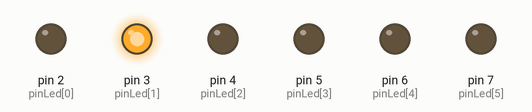
Recording of a sketch running on a simulated Arduino Uno, built with avr-gcc and run on an emulated ATmega328P. On the bench: output pins drawn as LEDs (lit = HIGH).

Above: at 0.02 s.
At 0.37 s:
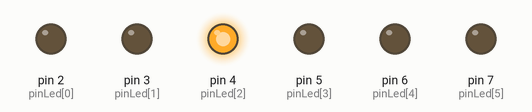
At 0.72 s:
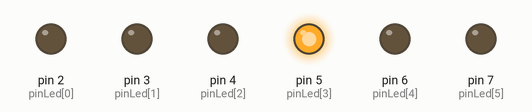
At 1.47 s:
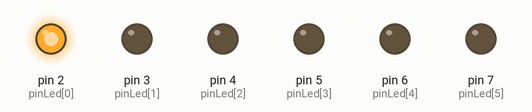
At 2.27 s:
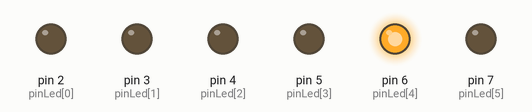
At 2.92 s:
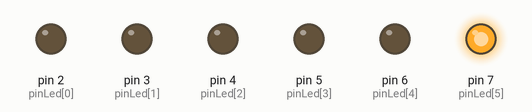
Timing chart, 0 to 3.2 s (numbered marks = the images above):
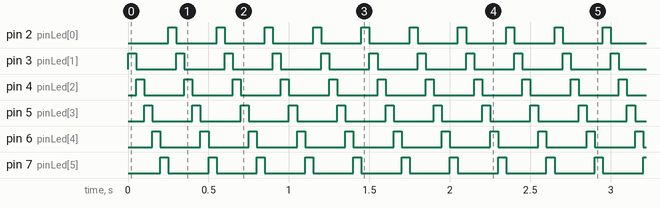

The sketch:

sortear_led.ino
```cpp
int pinLed [6] = {2,3,4,5,6,7};
int Led;
char Pausa;
void setup(){
  int x;
  for(x=0; x<=5; x++){
    pinMode (pinLed[x], OUTPUT);
  }
  Serial.begin(9600);
}
void loop(){
  Pausa = ' ';
  Led = 0;
  while (Pausa != 'p'){
    digitalWrite (pinLed[Led], LOW);
    Led ++;

  if(Led > 5) {
    Led = 0;
  }
  digitalWrite ( pinLed[Led], HIGH);

  if(Serial.available()){
    Pausa = Serial.read();
  }
  delay (50);
  }
  delay (5000);
}
```

Measured:
- by itself, pin 2 (pinLed[0]), pin 3 (pinLed[1]), pin 4 (pinLed[2]), pin 5 (pinLed[3]), pin 6 (pinLed[4]), pin 7 (pinLed[5]): alternates HIGH for 0.05 s and LOW for 0.25 s
- by itself, everything shown: repeats every 0.30 s, in 6 steps
